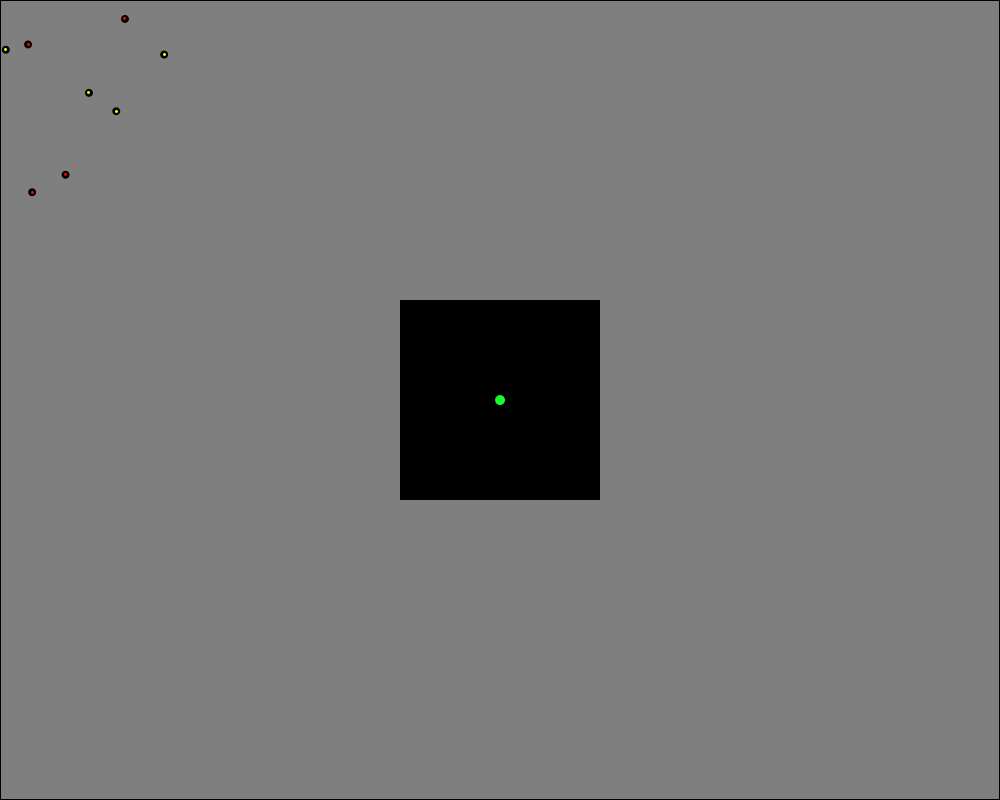
Frame 1 (no input)
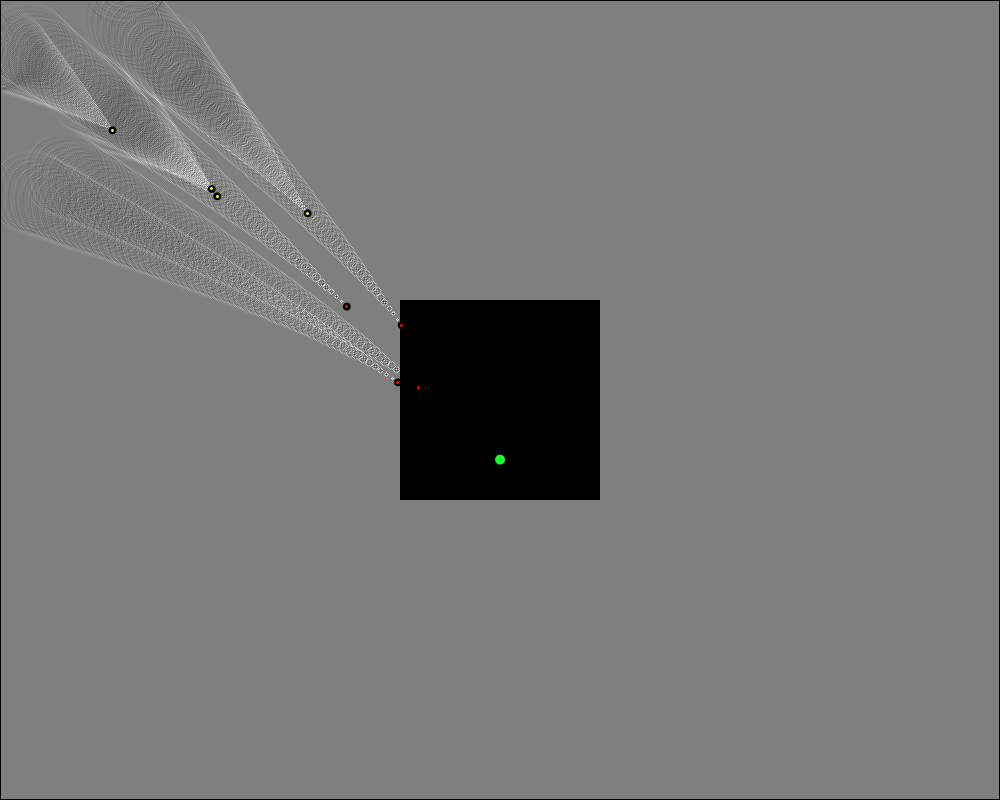
Frame 60 (the mouse pressed at the canvas centre just before this capture)
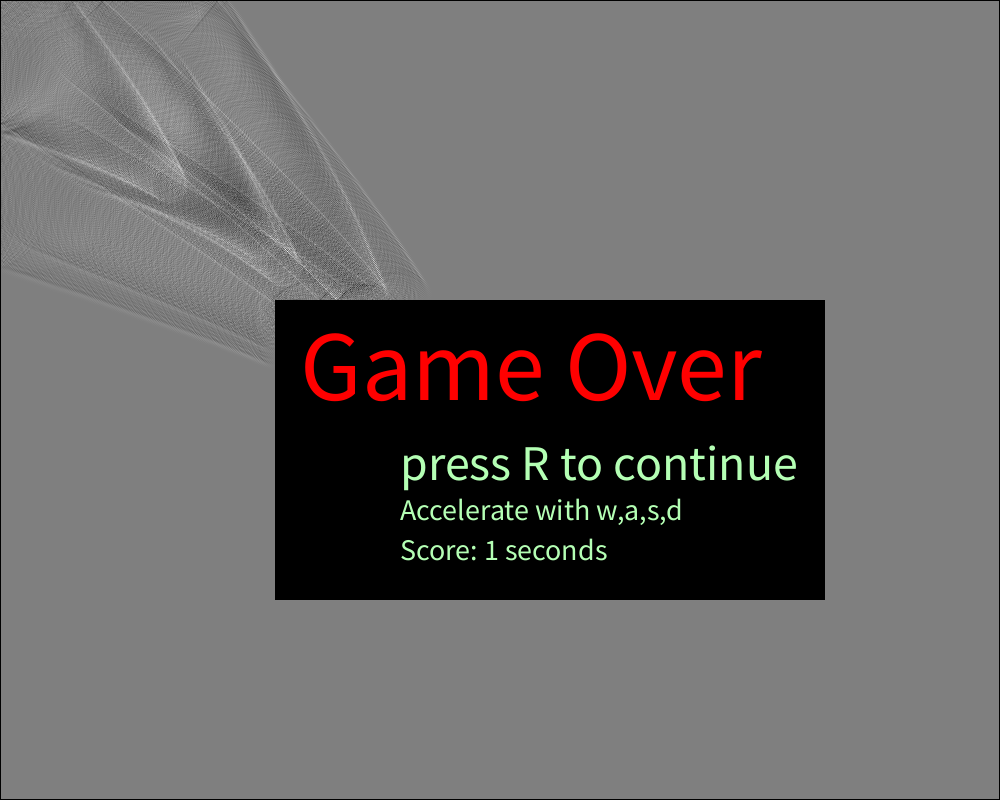
Frame 120 (the mouse held since frame 60 and released just before this capture)

The Processing sketch that drew these frames (run headless with seeded random() and noise(); from frame 60 on, the mouse is pressed at the canvas centre):

// Processing sketch: Water_Main
// ── Water_Main.pde
Player player1;
Background_Simulation bg;
boolean gameStillRunning = true;
ArrayList<Enemy> arr = new ArrayList<>();
//int intensity = 500;
int speed = 10;
float Wavedampening = 0.995;
public boolean[] keys;
Scoreboard s;
Wall wall1;

void gameSetup() {
  bg = new Background_Simulation();
  player1 = new Player(width/2, height/2, 0, 0, 10);
  keys=new boolean[5];
  for (int i = 0; i<keys.length; i++) {
    keys[i] = false;
  }
  arr.clear();
  for (int i = 0; i < 4; i++) {
    arr.add(new EnemyWithConstantSpeed(random(width/4), random(height/4), 0, 0, random(250,750)));
    arr.add(new Enemy(random(width/4), random(height/4), 0, 0, random(2,5)));
  }
  s = new Scoreboard();
  wall1 = new Wall(width/2,height/2,200,200);
}

void setup() {
  size(1000, 800);
  ellipseMode(CENTER);
  textMode(CENTER);
  gameSetup();
}

void draw() {
  
  bg.show();
  wall1.show();

  if (gameStillRunning) {
    player1.update();
    player1.show();
    for (Enemy e : arr) {
      e.update();
      e.show();
    }
    if (player1.collide(arr)) {
      gameStillRunning = false;
      s.end(); //Score
    }
  } else {
    Wall banner = new Wall(width/2+50,height/2+50,550,300);
    banner.show();
    fill(255, 0, 0);
    textSize(100);
    text("Game Over", width/2-200, height/2);
    fill(180, 255, 180);
    textSize(50);
    text("press R to continue", 400, 480);
    textSize(30);
    text("Accelerate with w,a,s,d", 400, 520);
    s.show();
  }
}

// ── Background_Simulation.pde
class Background_Simulation {

  int cols;
  int rows;
  float[][] current;
  float[][] previous;

  Background_Simulation() {
    frameRate(60);
    cols = width;
    rows = height;
    current = new float[cols][rows];
    previous = new float[cols][rows];
  }

  void show() {
    background(0);
    loadPixels();

    for (int i = 1; i < cols-1; i++) {
      for (int j = 1; j < rows-1; j++) {
        current[i][j] = (

          previous[i-1][j] +
          previous[i+1][j] +
          previous[i][j-1] +
          previous[i][j+1]) / 2 -
          current[i][j];
        current[i][j] = current[i][j] * Wavedampening;
        if(current [i][j] > 500) current [i][j] = 500;
        if(current [i][j] < -500) current [i][j] = -500;
        int index = i + j * cols;
          //pixels[index] = color(current[i][j]);
          //pixels[index] = color(map(current[i][j],-500,500, 0,255));
          pixels[index] = color(map(current[i][j],-500,500, 0,255));
         
      }
    }
    
    fill(150,150,0);
    stroke(0);
    strokeWeight(2);
    ellipse(width/2, height/2, 35, 35);

    float[][] temp = previous;
    previous = current;
    current = temp;
    updatePixels();
  }
}

// ── Enemy.pde
class Enemy extends Ball {
  
  

  Enemy(float xPos, float yPos, float xVel, float yVel, float div) {
    super( xPos,  yPos,  xVel, yVel, div);
    this.size = 8;
  }
  
  void update() {
    follow(player1.pos);
    super.update();
  }

  void show() {
    noStroke();
    fill(0);
    ellipse(pos.x, pos.y, size, size);
    stroke(255,0,0);
    strokeWeight(3);
    point(pos.x,pos.y);
  }
}

// ── EnemyWithConstantSpeed.pde
class EnemyWithConstantSpeed extends Enemy{

   EnemyWithConstantSpeed(float xPos, float yPos, float xVel, float yVel, float div) {
    super( xPos,  yPos,  xVel, yVel, div);
    this.size = 8;
  }
  
  void update() {
    follow(player1.pos);
    super.update();
  }
  
  void follow(PVector p){
    PVector tmp = new PVector(p.x, p.y);
    this.vel = tmp.sub(this.pos).setMag(this.acc);
  }

  void show() {
    noStroke();
    fill(0);
    ellipse(pos.x, pos.y, size, size);
    stroke(255,255,0);
    strokeWeight(3);
    point(pos.x,pos.y);
  }

}

// ── InputHandling.pde

void mouseDragged() {
  if (!gameStillRunning)
    bg.previous[mouseX][mouseY] = 1000;
}
void mousePressed() {
  if (!gameStillRunning)
    bg.previous[mouseX][mouseY] = 1000;
}



void keyPressed() {
  if (key == CODED) {
    //if (keyCode == UP) intensity += 500;
    //if (keyCode == DOWN) intensity -= 500;
  } else {
    if (key == 'w') keys[0] = true;
    if (key == 'a') keys[1] = true;
    if (key == 's') keys[2] = true;
    if (key == 'd') keys[3] = true;
    if (key == ' ') keys[4] = true;
  }

  if (!gameStillRunning) {
    if (key == 'r' || key == 'R') {
      gameStillRunning = true;
      gameSetup();
    }
  }
}

void keyReleased() {
  if (key == 'w') keys[0] = false;
  if (key == 'a') keys[1] = false;
  if (key == 's') keys[2] = false;
  if (key == 'd') keys[3] = false;
  if (key == ' ') keys[4] = false;
}

// ── Scoreboard.pde
class Scoreboard{
  
  String message = "Score: ";
  long start;
  long end;
  
  Scoreboard(){
    this.start = System.currentTimeMillis();
  }
  
  void end(){
    this.end = System.currentTimeMillis();
  }
  
  long getScoreMillis(){
    return this.end-this.start;
  }
  
  long getScoreSeconds(){
    return this.getScoreMillis()/1000;
  }
  
  String getScoreString(){
    return this.message + this.getScoreSeconds() + " seconds";
  }
  
  String getFullScoreString(){
   return this.message + this.getScoreMillis() + " milliseconds";
  }
  
  void show(){
    fill(180, 255, 180);
    textSize(30);
    text(getScoreString(), 400, 560);
  }

}

// ── Walls.pde
class Wall {

  PVector pos;
  PVector size;

  Wall(int x1, int y1, int width_, int height_) {
    this.pos = new PVector(x1, y1);
    this.size = new PVector(width_, height_);
  }

  PVector[] getCorners() {
    PVector[] a = new PVector[4];
    a[0] = new PVector(pos.x-size.x/2, pos.y-size.y/2);
    a[1] = new PVector(pos.x+size.x/2, pos.y-size.y/2);
    a[2] = new PVector(pos.x-size.x/2, pos.y+size.y/2);
    a[3] = new PVector(pos.x+size.x/2, pos.y+size.y/2);
    return a;
  }



  void show() {
    rectMode(CENTER);
    
    for (int i = (int)(pos.x-size.x/2); i<(int)(pos.x+size.x/2); i++) { //width
      for (int j = (int)(pos.y-size.y/2); j<(int)(pos.y+size.y/2); j++) { //height
        bg.previous[i][j] = 0;
        pixels[i+j*bg.cols] = color(0);
      }
    }
    updatePixels();

    //rect(pos1.x, pos1.y, pos2.x, pos2.y);
  }
}

// ── ball.pde
class Ball {

  PVector pos;
  PVector vel;
  int maxSpeed = 1400;
  float acc = 0; //steering force
  float gravity = 10;
  float size = 10;

  float dampening = .998;
  boolean active = true;
  float[] queue = new float[10];

  void updateQueue(float n) {
    for (int i = 1; i< queue.length; i++) {
      queue[i-1] = queue[i];
    }
    queue[queue.length-1] = n;
  }

  Ball(float xPos, float yPos, float xVel, float yVel, float div) {
    this.pos = new PVector(xPos, yPos);
    this.vel = new PVector(xVel, yVel);
    this.acc = div;
  }
  
  boolean collide(ArrayList<Enemy> arr){
    for(Ball b : arr){
      if(dist(this.pos.x, this.pos.y, b.pos.x, b.pos.y) <= this.size/2+b.size/2) return true;
    }
    return false;
  }

  void bounce(float df) {

    if (this.pos.x < 1 ) {
      this.pos.x = 1;
      this.vel.x *= -df;
      //interact();
    }
    if (this.pos.x > width-1) {
      this.pos.x = width-1;
      this.vel.x *= -df;
      //interact();
    }
    if (this.pos.y < 1 ) {
      this.pos.y = 1;
      this.vel.y *= -df;
      //interact();
    }
    if (this.pos.y > height-1) {
      this.pos.y = height-1;
      this.vel.y *= -df;
      //interact();
    }
  }

  void update() {
    this.move();
    this.bounce(0.92);
    this.dampen();
    this.gravity(0,7);
    this.interact();
    this.updateQueue(Math.abs(vel.x) + Math.abs(vel.y));
  }

  void move() {
    this.vel.limit(maxSpeed);
    this.pos.x += this.vel.x/200;
    this.pos.y += this.vel.y/200;
  }

  void dampen() {
    this.vel = this.vel.mult(this.dampening);
  }

  float checkAverageVel() {
    float sum = 0;
    for (float f : queue) {
      sum += f;
    }
    return sum/queue.length;
  }

  void show() {
    strokeWeight(0);
    fill(200, 200, 50);
    ellipse(this.pos.x, this.pos.y, size, size);
  }

  void interact() {
    bg.previous[(int)this.pos.x][(int)this.pos.y] = sqrt(this.vel.x*this.vel.x + this.vel.y*this.vel.y);
  }

  void follow(int a, int b) {
    PVector tmp = new PVector(a-this.pos.x, b-this.pos.y);
    this.vel.add(tmp.mult(acc));
    stroke(50,80,255);
    strokeWeight(2);
    //line(pos.x, pos.y, a, b);
  }

  void follow(int a, int b, boolean x) {
    PVector tmp = new PVector(a-this.pos.x, b-this.pos.y);
    this.vel.add(tmp.mult(gravity));
    stroke(50,80,255);
    strokeWeight(2);
    //line(pos.x, pos.y, a, b);
  }

  void follow(PVector other) {
    //PVector tmp = new PVector(a-pos.x, b-pos.y);
    PVector tmp = new PVector(other.x, other.y);
    this.vel.add(tmp.sub(this.pos).mult(acc));
    stroke(50,80,255);
    strokeWeight(2);
    //line(pos.x, pos.y, other.x, other.y);
  }

  void follow(PVector other, boolean a) {
    //PVector tmp = new PVector(a-pos.x, b-pos.y);
    PVector tmp = new PVector(other.x, other.y);
    this.vel.add(tmp.sub(this.pos).mult(gravity));
    stroke(50,80,255);
    strokeWeight(2);
    //line(pos.x, pos.y, other.x, other.y);
  }

  void gravity(float x, float y) {
    //follow(width/2, height/2, true); //for planet like gravity
    this.vel.y += y;
    this.vel.x += x;
    //this.vel.y += this.gravity;
  }
}

// ── player.pde
class Player extends Ball {

  boolean following = false;

  Player(float xPos, float yPos, float xVel, float yVel, float div) {
    super(xPos, yPos, xVel, yVel, div);
    this.maxSpeed = 1600;
  }

  void steeringByPlayer() {
    if (keys[0]) vel.add(new PVector(0, -acc));
    if (keys[1]) vel.add(new PVector(-acc, 0));
    if (keys[2]) vel.add(new PVector(0, acc));
    if (keys[3]) vel.add(new PVector(acc, 0));
    if (keys[4]) if (pos.y >= height-5) vel.y = -250;
  }

  void show() {
    strokeWeight(0);
    fill(25,255,50);
    ellipse(this.pos.x, this.pos.y, 10, 10);
  }



  void update() {
    //if (following) follow(mouseX, mouseY);
    steeringByPlayer();
    checkAverageVel();
    super.update();
  }
}
